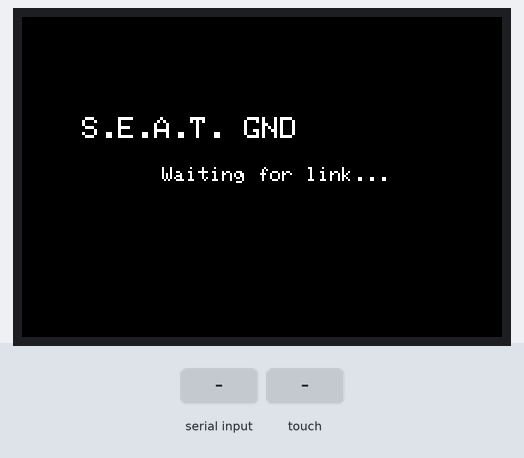
Recording of a sketch running on a simulated Seeed XIAO ESP32-S3. Shown: 480×320 colour display. The inputs (shaded band) are chosen by the test bench. Storage starts empty; what the sketch prints to the serial monitor is not drawn.

Above: at 0.9 s.
At 3.7 s:
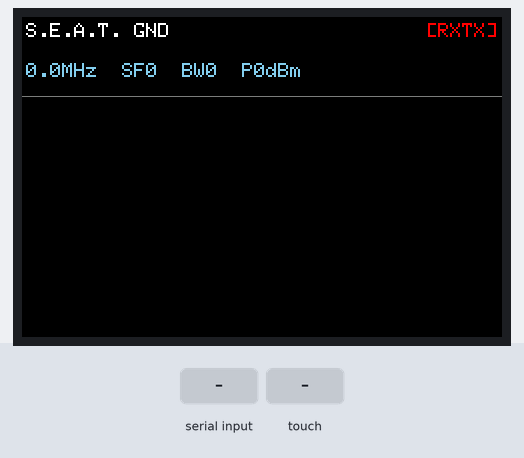
3.8 s: "INFO: RX_DATA\n" received over the second serial link
At 4.8 s:
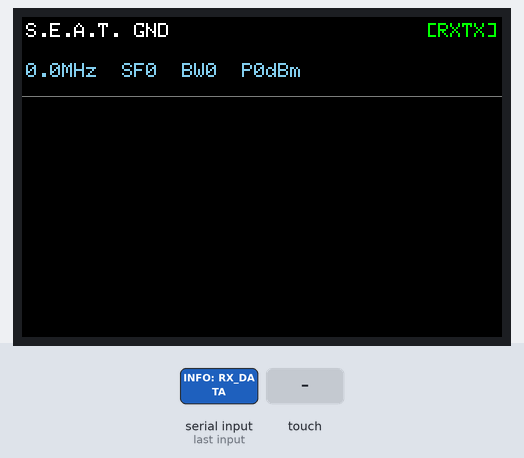
5.3 s: "INFO: TX_START\n" received over the second serial link
At 6.3 s:
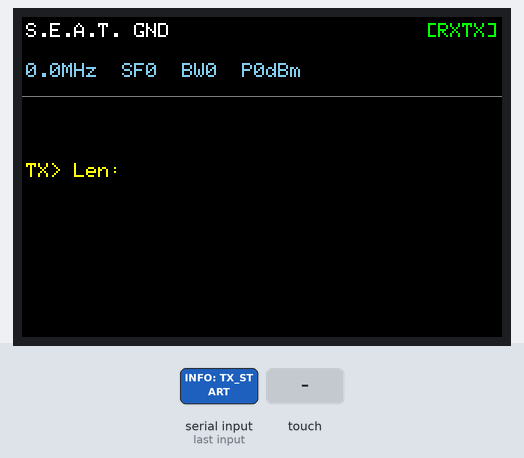
6.8 s: screen touched at 13 % across, 10 % down
8.3 s: "INFO: TIMEOUT\n" received over the second serial link
At 8.7 s:
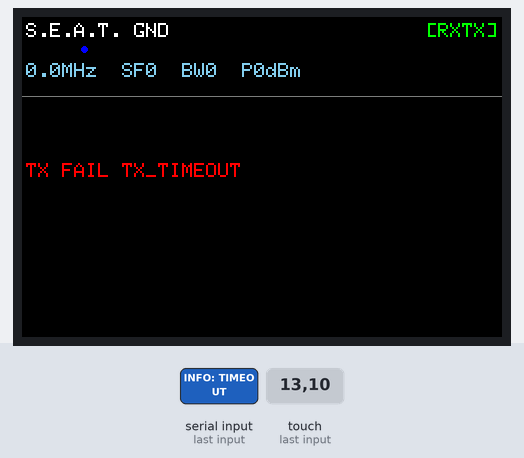
9.8 s: "INFO: RX_CMD\n" received over the second serial link
11.3 s: "INFO: TX_DONE\n" received over the second serial link
At 12.1 s:
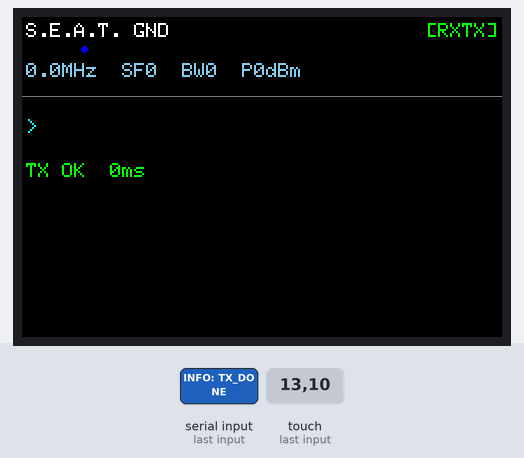
Timing chart, 0 to 14.3 s (numbered marks = the images above; inputs shaded):
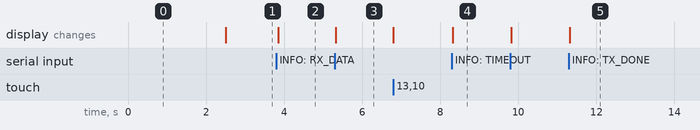

Measured:
- after the input at 3.8 s, the display: changes after 0.05 s (image 2)
- after the input at 5.3 s, the display: changes at once (image 3)
- after the input at 8.3 s, the display: changes at once (image 4)
- after the input at 11.3 s, the display: changes at once (image 5)

The sketch:

touch-display-test.ino
```cpp
/*
  touch-display-test.ino  –  CanSat Finder GND display (XIAO ESP32S3 Plus)
  ==========================================================================
  Passzív LoRa GND kijelző. A HT-CT62 (loraAPI.ino) Serial1-en (UART) tükrözi
  az összes OK:/ERR:/INFO: sort -> ezt itt parseoljuk és a TFT-re rajzoljuk.
  Nincs parancsküldés, csak megjelenítés (heltecGND.ino display-only portja).

  UART kötés (XIAO <-> HT-CT62):
    XIAO GPIO41 (TX) -> HT-CT62 GPIO20 (RX)
    XIAO GPIO42 (RX) <- HT-CT62 GPIO21 (TX)

  Panel: ILI9488 480x320 + XPT2046 touch + SD (kalibráció, változatlan)
*/

#define LGFX_USE_V1
#include <LovyanGFX.hpp>
#include <SPI.h>
#include <SD.h>

constexpr uint8_t TFT_CS = 2;
constexpr uint8_t TFT_RST = 3;
constexpr uint8_t TFT_DC = 4;
constexpr uint8_t TFT_MOSI = 9;
constexpr uint8_t TFT_MISO = 8;
constexpr uint8_t TFT_CLK = 7;
constexpr uint8_t TOUCH_CS = 5;
constexpr uint8_t TOUCH_IRQ = 6;
constexpr uint8_t SD_CS = 38;
constexpr uint8_t SD_MOSI = 11;
constexpr uint8_t SD_MISO = 12;
constexpr uint8_t SD_CLK = 13;

// ---- LoRa UART (HT-CT62 felé) --------------------------------------------
constexpr uint8_t LORA_UART_RX = 41;  // <- HT-CT62 GPIO21 (TX)
constexpr uint8_t LORA_UART_TX = 42;  // -> HT-CT62 GPIO20 (RX)
#define LoraSerial Serial1

class LGFX : public lgfx::LGFX_Device {
  lgfx::Panel_ILI9488 _panel_instance;
  lgfx::Bus_SPI _bus_instance;
  lgfx::Touch_XPT2046 _touch_instance;
public:
  LGFX(void) {
    {
      auto cfg = _bus_instance.config();
      cfg.spi_host = SPI2_HOST;
      cfg.spi_mode = 0;
      cfg.freq_write = 40000000;
      cfg.freq_read = 16000000;
      cfg.pin_sclk = TFT_CLK;
      cfg.pin_mosi = TFT_MOSI;
      cfg.pin_miso = -1;
      cfg.pin_dc = TFT_DC;
      cfg.dma_channel = SPI_DMA_CH_AUTO;
      _bus_instance.config(cfg);
      _panel_instance.setBus(&_bus_instance);
    }
    {
      auto cfg = _panel_instance.config();
      cfg.pin_cs = TFT_CS;
      cfg.pin_rst = TFT_RST;
      cfg.panel_width = 320;
      cfg.panel_height = 480;
      cfg.readable = false;
      _panel_instance.config(cfg);
    }
    {
      auto cfg = _touch_instance.config();
      cfg.x_min = 250;
      cfg.x_max = 3750;
      cfg.y_min = 500;
      cfg.y_max = 3600;
      cfg.pin_sclk = TFT_CLK;
      cfg.pin_mosi = TFT_MOSI;
      cfg.pin_miso = TFT_MISO;
      cfg.pin_cs = TOUCH_CS;
      cfg.pin_int = TOUCH_IRQ;
      cfg.bus_shared = true;
      cfg.spi_host = SPI2_HOST;
      cfg.freq = 1000000;
      _touch_instance.config(cfg);
      _panel_instance.setTouch(&_touch_instance);
    }
    setPanel(&_panel_instance);
  }
};

LGFX tft;
SPIClass spiSD(HSPI);

// ===========================================================================
// GndDisplay – heltecGND.ino / GndDisplay.cpp portja LovyanGFX-re
// ===========================================================================

#define DISPLAY_EVENT_TTL_MS 5000

struct LoRaConfigDisp {
  float freq = 0;
  float bw = 0;
  int sf = 0;
  int power = 0;
};

class GndDisplay {
public:
  static void init() {
    tft.fillScreen(TFT_BLACK);
    tft.setTextColor(TFT_WHITE);
    tft.setTextSize(3);
    tft.setCursor(60, 100);
    tft.println("S.E.A.T. GND");
    tft.setTextSize(2);
    tft.setCursor(140, 150);
    tft.println("Waiting for link...");
    delay(1500);
    tft.fillScreen(TFT_BLACK);
    _drawHeader();
  }

  static void showStatus(const LoRaConfigDisp& cfg, const String& mode) {
    _cfg = cfg;
    _mode = mode;
    _drawHeader();
  }

  static void showCmd(const String& cmd) {
    tft.fillRect(0, ROW_CMD_Y, 480, ROW_H, TFT_BLACK);
    tft.setTextSize(2);
    tft.setTextColor(TFT_CYAN);
    tft.setCursor(4, ROW_CMD_Y + 6);
    tft.print("> " + _truncate(cmd, 38));
    _cmdTime = millis();
  }

  static void showTxStart(const String& payload) {
    tft.fillRect(0, ROW_TX_Y, 480, ROW_H, TFT_BLACK);
    tft.setTextSize(2);
    tft.setTextColor(TFT_YELLOW);
    tft.setCursor(4, ROW_TX_Y + 6);
    tft.print("TX> " + _truncate(payload, 36));
    _txTime = millis();
  }

  static void showTxDone(uint32_t airtimeMs) {
    tft.fillRect(0, ROW_TX_Y, 480, ROW_H, TFT_BLACK);
    tft.setTextSize(2);
    tft.setTextColor(TFT_GREEN);
    tft.setCursor(4, ROW_TX_Y + 6);
    tft.print("TX OK  " + String(airtimeMs) + "ms");
    _txTime = millis();
  }

  static void showTxFail(const String& reason) {
    tft.fillRect(0, ROW_TX_Y, 480, ROW_H, TFT_BLACK);
    tft.setTextSize(2);
    tft.setTextColor(TFT_RED);
    tft.setCursor(4, ROW_TX_Y + 6);
    tft.print("TX FAIL " + _truncate(reason, 30));
    _txTime = millis();
  }

  static void showRx(float rssi, float snr, const String& data) {
    // Kiba**szuk a serialra a teljes adatot
    Serial.println("RX_FULL_PAYLOAD: " + data);

    tft.fillRect(0, ROW_RX1_Y, 480, ROW_H * 2, TFT_BLACK);

    String type = "";
    String lat = "";
    String lon = "";
    int tokenIndex = 0;
    int startIndex = 0;

    for (unsigned int i = 0; i <= data.length(); i++) {
      if (i == data.length() || data.charAt(i) == ';') {
        String token = data.substring(startIndex, i);
        if (tokenIndex == 0) type = token;
        else if (tokenIndex == 3) lat = token;
        else if (tokenIndex == 4) lon = token;
        startIndex = i + 1;
        tokenIndex++;
      }
    }

    tft.setTextSize(2);

    // Csak 2-es típusú (Avionics/GPS) csomag esetén rajzoljuk ki a lat/lon-t
    if (type.toInt() == 2) {
      tft.setTextColor(TFT_GREEN);
      tft.setCursor(4, ROW_RX1_Y + 6);
      tft.print("LAT: " + lat);
      tft.setCursor(4, ROW_RX2_Y + 6);
      tft.print("LON: " + lon);
    } else {
      tft.setTextColor(TFT_DARKGREY);
      tft.setCursor(4, ROW_RX1_Y + 6);
      tft.print("Nem GPS adat. Type: " + type);
    }

    _rxTime = millis();
  }

  static void showLinkState(bool linked) {
    if (_linked == linked) return;
    _linked = linked;
    _drawHeader();
  }

  static void update() {
    const uint32_t now = millis();

    if (_cmdTime > 0 && now - _cmdTime > DISPLAY_EVENT_TTL_MS) {
      tft.fillRect(0, ROW_CMD_Y, 480, ROW_H, TFT_BLACK);
      _cmdTime = 0;
    }
    if (_txTime > 0 && now - _txTime > DISPLAY_EVENT_TTL_MS) {
      tft.fillRect(0, ROW_TX_Y, 480, ROW_H, TFT_BLACK);
      _txTime = 0;
    }
    if (_rxTime > 0 && now - _rxTime > DISPLAY_EVENT_TTL_MS) {
      tft.fillRect(0, ROW_RX1_Y, 480, ROW_H * 2, TFT_BLACK);
      _rxTime = 0;
    }
  }

private:
  static constexpr int ROW_H = 40;
  static constexpr int ROW0_Y = 0;
  static constexpr int ROW1_Y = 40;
  static constexpr int SEP_Y = 80;
  static constexpr int ROW_CMD_Y = 96;
  static constexpr int ROW_TX_Y = 140;
  static constexpr int ROW_RX1_Y = 184;
  static constexpr int ROW_RX2_Y = 224;

  static inline LoRaConfigDisp _cfg;
  static inline String _mode = "RXTX";
  static inline bool _linked = false;
  static inline uint32_t _cmdTime = 0;
  static inline uint32_t _txTime = 0;
  static inline uint32_t _rxTime = 0;

  static String _truncate(const String& s, int maxLen) {
    if ((int)s.length() <= maxLen) return s;
    return s.substring(0, maxLen - 1) + "~";
  }

  static void _drawHeader() {
    tft.fillRect(0, 0, 480, SEP_Y, TFT_BLACK);

    tft.setTextSize(2);
    tft.setTextColor(TFT_WHITE);
    tft.setCursor(4, ROW0_Y + 6);
    tft.print("S.E.A.T. GND");

    uint16_t badgeColor = _linked ? TFT_GREEN : TFT_RED;
    String badgeText = "[" + _mode + "]";
    tft.setTextColor(badgeColor);
    int badgeW = badgeText.length() * 12;
    tft.setCursor(476 - badgeW, ROW0_Y + 6);
    tft.print(badgeText);

    char buf[48];
    snprintf(buf, sizeof(buf), "%.1fMHz  SF%d  BW%.0f  P%ddBm",
             _cfg.freq, _cfg.sf, _cfg.bw, _cfg.power);
    tft.setTextColor(TFT_SKYBLUE);
    tft.setCursor(4, ROW1_Y + 6);
    tft.print(buf);

    tft.drawFastHLine(0, SEP_Y - 1, 480, TFT_DARKGREY);
  }
};

// ===========================================================================
// LoRa serial line parser
// ===========================================================================

class LoraLineParser {
public:
  static void begin() {
    LoraSerial.begin(115200, SERIAL_8N1, LORA_UART_RX, LORA_UART_TX);
  }

  static void update() {
    while (LoraSerial.available()) {
      char c = LoraSerial.read();
      if (c == '\n') {
        _line.trim();
        if (_line.length() > 0) _handleLine(_line);
        _line = "";
      } else if (c != '\r') {
        _line += c;
        if (_line.length() > 400) _line = "";
      }
    }

    if (GndDisplay_linked && millis() - _lastRxMs > 8000) {
      GndDisplay_linked = false;
      GndDisplay::showLinkState(false);
    }
  }

private:
  static inline String _line;
  static inline uint32_t _lastRxMs = 0;
  static inline bool GndDisplay_linked = false;

  static void _handleLine(const String& line) {
    Serial.println(line);
    _lastRxMs = millis();
    if (!GndDisplay_linked) {
      GndDisplay_linked = true;
      GndDisplay::showLinkState(true);
    }

    if (line.startsWith("INFO: RX_DATA")) {
      _handleRxData(line);
    } else if (line.startsWith("INFO: TX_START")) {
      _handleTxStart(line);
    } else if (line.startsWith("INFO: TX_DONE")) {
      _handleTxDone(line);
    } else if (line.startsWith("INFO: TIMEOUT")) {
      GndDisplay::showTxFail("TX_TIMEOUT");
    } else if (line.startsWith("INFO: RX_CMD")) {
      GndDisplay::showCmd(line.substring(14));
    } else if (line.startsWith("OK: freq:")) {
      _handleConfigLine(line);
    } else if (line.startsWith("OK: send")) {
      GndDisplay::showCmd(line);
    } else if (line.startsWith("ERR:") || line.startsWith("INVALID:")) {
      GndDisplay::showCmd(line);
    }
  }

  static void _handleRxData(const String& line) {
    int p1 = line.indexOf("RSSI:");
    int p2 = line.indexOf("SNR:");
    int p3 = line.indexOf('|', p2);
    if (p1 == -1 || p2 == -1 || p3 == -1) return;

    float rssi = line.substring(p1 + 5, line.indexOf('|', p1)).toFloat();
    float snr = line.substring(p2 + 4, p3).toFloat();
    String data = line.substring(p3 + 1);
    data.trim();

    GndDisplay::showRx(rssi, snr, data);
  }

  static void _handleTxStart(const String& line) {
    int p = line.indexOf("Len:");
    String lenStr = (p == -1) ? "" : line.substring(p + 4);
    lenStr.trim();
    GndDisplay::showTxStart("Len:" + lenStr);
  }

  static void _handleTxDone(const String& line) {
    int p = line.indexOf("Airtime:");
    if (p == -1) {
      GndDisplay::showTxDone(0);
      return;
    }
    String msStr = line.substring(p + 8);
    msStr.trim();
    msStr.replace("ms", "");
    msStr.trim();
    GndDisplay::showTxDone((uint32_t)msStr.toInt());
  }

  static void _handleConfigLine(const String& line) {
    LoRaConfigDisp cfg;
    cfg.freq = _extractFloat(line, "freq:");
    cfg.bw = _extractFloat(line, "bw:");
    cfg.sf = (int)_extractFloat(line, "sf:");
    cfg.power = (int)_extractFloat(line, "power:");
    GndDisplay::showStatus(cfg, "RXTX");
  }

  static float _extractFloat(const String& line, const String& key) {
    int p = line.indexOf(key);
    if (p == -1) return 0;
    p += key.length();
    int end = line.indexOf(';', p);
    if (end == -1) end = line.length();
    return line.substring(p, end).toFloat();
  }
};

// ===========================================================================
// setup / loop
// ===========================================================================

void setup() {
  Serial.begin(115200);
  pinMode(TFT_CS, OUTPUT);
  digitalWrite(TFT_CS, HIGH);
  pinMode(TOUCH_CS, OUTPUT);
  digitalWrite(TOUCH_CS, HIGH);
  pinMode(SD_CS, OUTPUT);
  digitalWrite(SD_CS, HIGH);

  tft.init();
  tft.setRotation(1);
  tft.fillScreen(TFT_BLACK);
  tft.setTextSize(3);

  spiSD.begin(SD_CLK, SD_MISO, SD_MOSI, SD_CS);

  tft.setCursor(10, 10);
  bool sdOK = SD.begin(SD_CS, spiSD, 4000000);

  if (!sdOK) {
    Serial.println("SD FAIL");
    tft.setTextColor(TFT_RED);
    tft.println("SD: FAIL");
  } else {
    Serial.println("SD OK");
    tft.setTextColor(TFT_GREEN);
    tft.println("SD: OK");
  }

  uint16_t calData[8];
  if (sdOK && SD.exists("/touch_cal.txt")) {
    File f = SD.open("/touch_cal.txt", "r");
    if (f) {
      f.read((uint8_t*)calData, 16);
      f.close();
      tft.setTouchCalibrate(calData);
      Serial.println("Kalibracio betoltve SD-rol.");
    }
  } else {
    tft.fillScreen(TFT_BLACK);
    tft.setTextColor(TFT_WHITE);
    tft.setTextSize(2);
    tft.setCursor(10, 10);
    tft.println("Nyomd meg a sarkokat a kalibraciohoz!");

    tft.calibrateTouch(calData, TFT_WHITE, TFT_RED, 15);

    if (sdOK) {
      File f = SD.open("/touch_cal.txt", "w");
      if (f) {
        f.write((uint8_t*)calData, 16);
        f.close();
        Serial.println("Uj kalibracio elmentve az SD-re.");
      }
    }
    tft.fillScreen(TFT_BLACK);
    tft.setTextSize(3);
  }

  LoraLineParser::begin();
  GndDisplay::init();
}

void loop() {
  LoraLineParser::update();
  GndDisplay::update();

  if (Serial.available()) {
    String cmd = Serial.readStringUntil('\n');
    cmd.trim();
    if (cmd.length() > 0) {
      LoraSerial.println(cmd);
    }
  }

  int32_t x, y;
  if (tft.getTouch(&x, &y)) {
    tft.fillCircle(x, y, 3, TFT_BLUE);
  }
}
```
